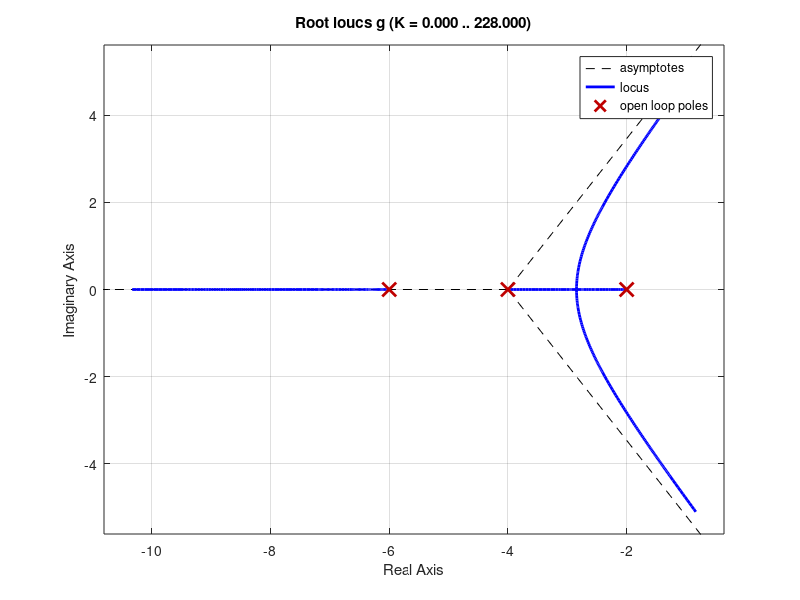

The MATLAB script that drew this image:
s = -3+0j;
G = (s+2)/(s^2+(4*s)+13);
theta = (180/pi)*angle(G)
M = abs(G)
K = 1/M

%funçao subistuindo o s G = (-5+9j)*(-3+9j)/((-7+9j)*(-4+9j)*(-1+9j));x
abs(-3+0j)
rad2deg(angle(-3+0j))
% -3+9j = 9,48//108,43°

g = tf([1],poly([-2 -4 -6]))
rlocus(g)

%  bolad  wd
% 4,6+ 3,45j
ts = 4/2.03
tp = pi/2.77

g = tf([1],poly([-2 -4 -6]))
rlocus(g)
% -2.03+ 2.77j em 10%
%diping ratio 0,59 e
%gain 45,6
%frequency = wn 3,43
ts = 4/2.03
tp = pi/2.77
tr = 1.854/3.43
kp = 45.6/((0+2)*(0+4)*(0+6))
estep = 1 / (1 + kp)
% 6 * -2,03 maior que -7,94 entao nao e aproximaçao nao e valida


